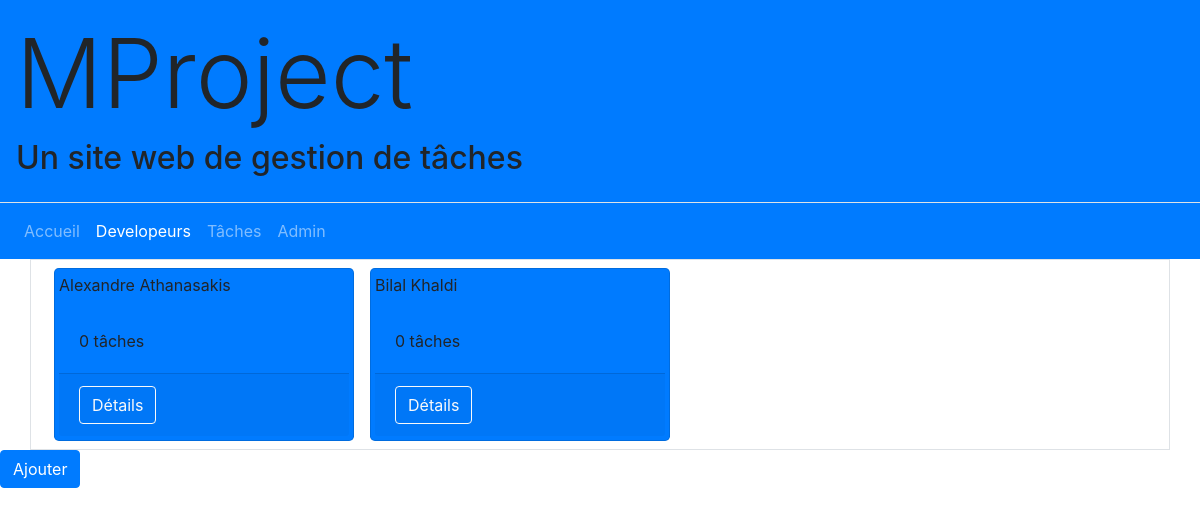
The app's page /developer/ (signed in), older data.
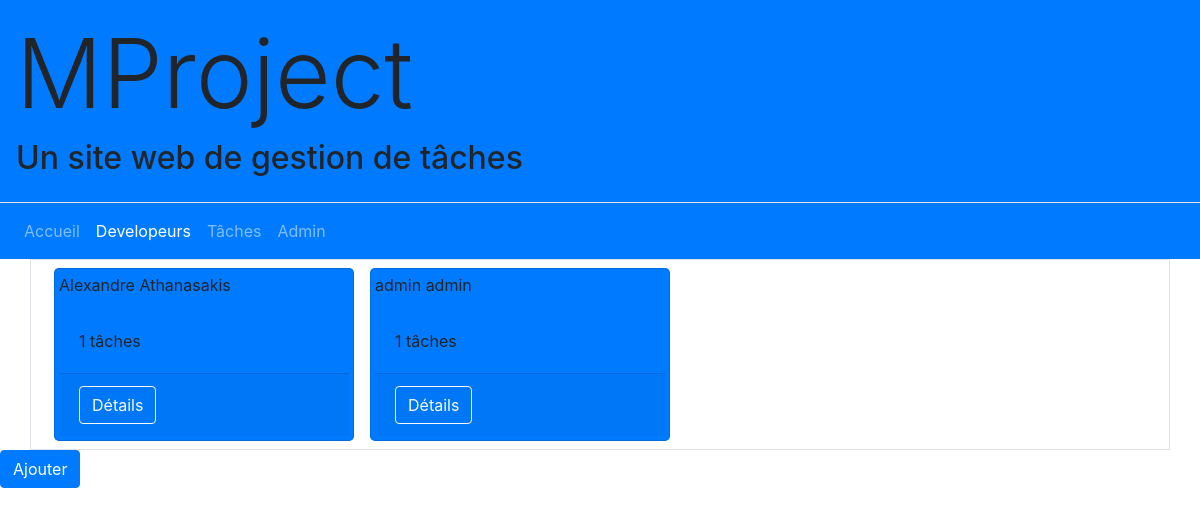
The same page, newer data.
### developer/models.py (models this page shows, shortened)
class Developer(AbstractUser):
    first_name = models.CharField("first name", max_length=200)
    last_name = models.CharField(max_length=200)
    user_name = models.CharField(max_length=50)
    REQUIRED_FIELDS=['first_name', 'last_name']
    def is_free(self):
        return self.tasks.count() == 0
    is_free.boolean = True
    is_free.short_description = 'Is free'

### task/models.py (models this page shows, shortened)
class Task(models.Model):
    title = models.CharField(max_length=100, unique=True)
    description = models.TextField()
    assignee = models.ForeignKey(Developer, related_name="tasks", on_delete=models.SET_NULL, null=True, verbose_name="assignee")
    class Meta:
        permissions = [
            ('task_management', 'Can create, assign and delete tasks'),
        ]

### developer/views.py (the view)
# urls.py: path('', IndexView.as_view(), name='index'),
class IndexView(LoginRequiredMixin, ListView):
    model = Developer
    template_name = "developer/index.html"
    context_object_name = 'developers'
    def get_context_data(self, **kwargs):
        context = super(IndexView, self).get_context_data(**kwargs)
        context['form'] = ShortDeveloperForm
        return context

### templates/developer/index.html (shortened to what this page needs)
{% extends "developer/_base.html" %}
{% block content %}
{% if developers %}
<div class="container-sm l-3 d-flex flex-wrap border">
    {% for dev in developers %}
    <div class="card bg-primary m-2 p-1 rounded-lg" style="width:300px">
        <div class="card-title">
            {{ dev.first_name }} {{ dev.last_name }}
        </div>
        <div class="card-body">
            {{ dev.tasks.all|length }}
            tâche{{developer.tasks.all|length|pluralize}}
        </div>
        <div class="card-footer">
            <a href="{% url 'developer:detail' dev.id %}" class="btn btn-outline-light">Détails</a>
        </div>
    </div>
    {% endfor %}
</div>
{% else %}
<div class="container m-4">
    <alert class="alert alert-warning">Il n'y a aucun dévelopeur enregistré</alert>
</div>
{% endif %}
{% include 'developer/_create_dev_modal.html' %}
{% endblock content %}

### templates/developer/_base.html (shortened to what this page needs)
{% extends "_base.html" %}

### templates/_base.html (shortened to what this page needs)
<!DOCTYPE html>
<html lang="fr">
<head>
    <link rel="stylesheet" href="https://maxcdn.bootstrapcdn.com/bootstrap/4.5.2/css/bootstrap.min.css">
    <link rel="stylesheet" href="https://cdnjs.cloudflare.com/ajax/libs/fontawesome/4.7.0/css/font-awesome.min.css">
</head>
<body>
    <div class="p-3 bg-primary">
        <h1 class="display-1">MProject</h1>
        <h2>Un site web de gestion de tâches</h2>
    </div>
    <nav class="navbar navbar-expand-sm bg-primary navbar-dark border-top borderwhite">
        <ul class="navbar-nav">
            <li id="nav-home" class="nav-item">
                <a class="nav-link" href="/">Accueil</a>
            </li>
            <li id="nav-dev" class="nav-item active">
                <a class="nav-link" href="{% url 'developer:index' %}">Developeurs</a>
            </li>
            <li id="nav-task" class="nav-item">
                <a class="nav-link" href="{% url 'task:index' %}">Tâches</a>
            </li>
            <li id="nav-task" class="nav-item">
                <a class="nav-link" href="/admin">Admin</a>
            </li>
        </ul>
    </nav>
    {% block content %}
    {% endblock content %}
</body>
</html>

### templates/developer/_create_dev_modal.html (shortened to what this page needs)
{% load crispy_forms_tags %}
<button type="button" class="btn btn-primary" data-toggle="modal" data-target="#add-dev-modal">Ajouter</button>

Row changes from the older to the newer data that the page shows:
removed Developer: first_name "Bilal", last_name "Khaldi", tasks.all|length "0"
changed Developer "Alexandre": tasks.all|length "0" → "1"
added Developer: first_name "admin", last_name "admin", tasks.all|length "1"
